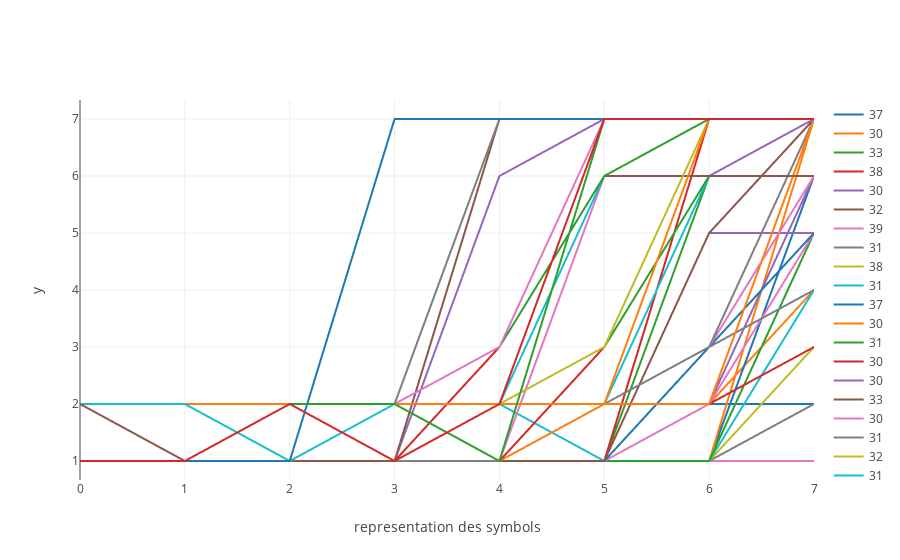

The notebook cell saved with this chart:
### Code cell
#psm.plot(psm.topk(5))
psm.plot(psm.frequent(30))

### Figure 1 — Plotly figure (JSON) as saved in the notebook; plotly's stock layout.template omitted (floating-point values rounded to 4 significant figures)
{"data": [{"mode": "lines", "name": "37", "type": "scattergl", "y": [2, 2, 2, 2, 2, 2, 2, 2]}, {"mode": "lines", "name": "30", "type": "scattergl", "y": [2, 2, 2, 2, 2, 2, 2, 4]}, {"mode": "lines", "name": "33", "type": "scattergl", "y": [2, 2, 2, 2, 2, 2, 2, 6]}, {"mode": "lines", "name": "38", "type": "scattergl", "y": [2, 2, 2, 2, 2, 2, 2, 7]}, {"mode": "lines", "name": "30", "type": "scattergl", "y": [2, 2, 2, 2, 2, 2, 6, 6]}, {"mode": "lines", "name": "32", "type": "scattergl", "y": [2, 2, 2, 2, 2, 2, 6, 7]}, {"mode": "lines", "name": "39", "type": "scattergl", "y": [2, 2, 2, 2, 2, 2, 7, 7]}, {"mode": "lines", "name": "31", "type": "scattergl", "y": [2, 2, 2, 2, 2, 6, 7, 7]}, {"mode": "lines", "name": "38", "type": "scattergl", "y": [2, 2, 2, 2, 2, 7, 7, 7]}, {"mode": "lines", "name": "31", "type": "scattergl", "y": [2, 2, 2, 2, 2, 1, 7, 7]}, {"mode": "lines", "name": "37", "type": "scattergl", "y": [2, 2, 2, 2, 7, 7, 7, 7]}, {"mode": "lines", "name": "30", "type": "scattergl", "y": [2, 2, 2, 2, 1, 1, 1, 6]}, {"mode": "lines", "name": "31", "type": "scattergl", "y": [2, 2, 2, 2, 1, 1, 1, 7]}, {"mode": "lines", "name": "30", "type": "scattergl", "y": [2, 2, 2, 2, 1, 1, 7, 7]}, {"mode": "lines", "name": "30", "type": "scattergl", "y": [2, 2, 2, 2, 1, 2, 7, 7]}, {"mode": "lines", "name": "33", "type": "scattergl", "y": [2, 2, 2, 2, 1, 7, 7, 7]}, {"mode": "lines", "name": "30", "type": "scattergl", "y": [2, 2, 2, 1, 1, 1, 1, 7]}, {"mode": "lines", "name": "31", "type": "scattergl", "y": [2, 2, 2, 1, 1, 1, 7, 7]}, {"mode": "lines", "name": "32", "type": "scattergl", "y": [2, 2, 2, 1, 1, 2, 7, 7]}, {"mode": "lines", "name": "31", "type": "scattergl", "y": [2, 2, 2, 1, 1, 7, 7, 7]}, {"mode": "lines", "name": "33", "type": "scattergl", "y": [2, 2, 2, 1, 2, 7, 7, 7]}, {"mode": "lines", "name": "30", "type": "scattergl", "y": [2, 2, 2, 1, 7, 7, 7, 7]}, {"mode": "lines", "name": "30", "type": "scattergl", "y": [2, 2, 1, 1, 1, 1, 1, 6]}, {"mode": "lines", "name": "32", "type": "scattergl", "y": [2, 2, 1, 1, 1, 1, 1, 7]}, {"mode": "lines", "name": "31", "type": "scattergl", "y": [2, 2, 1, 1, 1, 1, 7, 7]}, {"mode": "lines", "name": "31", "type": "scattergl", "y": [2, 2, 1, 1, 1, 2, 7, 7]}, {"mode": "lines", "name": "33", "type": "scattergl", "y": [2, 2, 1, 1, 1, 7, 7, 7]}, {"mode": "lines", "name": "34", "type": "scattergl", "y": [2, 2, 1, 1, 2, 7, 7, 7]}, {"mode": "lines", "name": "31", "type": "scattergl", "y": [2, 2, 1, 1, 7, 7, 7, 7]}, {"mode": "lines", "name": "31", "type": "scattergl", "y": [2, 2, 1, 2, 7, 7, 7, 7]}, {"mode": "lines", "name": "34", "type": "scattergl", "y": [2, 1, 1, 1, 1, 1, 1, 1]}, {"mode": "lines", "name": "32", "type": "scattergl", "y": [2, 1, 1, 1, 1, 1, 1, 2]}, {"mode": "lines", "name": "34", "type": "scattergl", "y": [2, 1, 1, 1, 1, 1, 1, 6]}, {"mode": "lines", "name": "35", "type": "scattergl", "y": [2, 1, 1, 1, 1, 1, 1, 7]}, {"mode": "lines", "name": "31", "type": "scattergl", "y": [2, 1, 1, 1, 1, 1, 2, 6]}, {"mode": "lines", "name": "32", "type": "scattergl", "y": [2, 1, 1, 1, 1, 1, 2, 7]}, {"mode": "lines", "name": "31", "type": "scattergl", "y": [2, 1, 1, 1, 1, 1, 6, 6]}, {"mode": "lines", "name": "32", "type": "scattergl", "y": [2, 1, 1, 1, 1, 1, 6, 7]}, {"mode": "lines", "name": "34", "type": "scattergl", "y": [2, 1, 1, 1, 1, 1, 7, 7]}, {"mode": "lines", "name": "31", "type": "scattergl", "y": [2, 1, 1, 1, 1, 2, 7, 7]}, {"mode": "lines", "name": "31", "type": "scattergl", "y": [2, 1, 1, 1, 1, 6, 7, 7]}, {"mode": "lines", "name": "33", "type": "scattergl", "y": [2, 1, 1, 1, 1, 7, 7, 7]}, {"mode": "lines", "name": "30", "type": "scattergl", "y": [2, 1, 1, 1, 2, 6, 7, 7]}, {"mode": "lines", "name": "34", "type": "scattergl", "y": [2, 1, 1, 1, 2, 7, 7, 7]}, {"mode": "lines", "name": "30", "type": "scattergl", "y": [2, 1, 1, 1, 7, 7, 7, 7]}, {"mode": "lines", "name": "32", "type": "scattergl", "y": [2, 1, 1, 2, 2, 7, 7, 7]}, {"mode": "lines", "name": "39", "type": "scattergl", "y": [1, 1, 1, 1, 1, 1, 1, 1]}, {"mode": "lines", "name": "41", "type": "scattergl", "y": [1, 1, 1, 1, 1, 1, 1, 2]}, {"mode": "lines", "name": "36", "type": "scattergl", "y": [1, 1, 1, 1, 1, 1, 1, 3]}, {"mode": "lines", "name": "34", "type": "scattergl", "y": [1, 1, 1, 1, 1, 1, 1, 4]}, {"mode": "lines", "name": "46", "type": "scattergl", "y": [1, 1, 1, 1, 1, 1, 1, 6]}, {"mode": "lines", "name": "48", "type": "scattergl", "y": [1, 1, 1, 1, 1, 1, 1, 7]}, {"mode": "lines", "name": "37", "type": "scattergl", "y": [1, 1, 1, 1, 1, 1, 1, 5]}, {"mode": "lines", "name": "33", "type": "scattergl", "y": [1, 1, 1, 1, 1, 1, 2, 3]}, {"mode": "lines", "name": "39", "type": "scattergl", "y": [1, 1, 1, 1, 1, 1, 2, 6]}, {"mode": "lines", "name": "41", "type": "scattergl", "y": [1, 1, 1, 1, 1, 1, 2, 7]}, {"mode": "lines", "name": "32", "type": "scattergl", "y": [1, 1, 1, 1, 1, 1, 2, 5]}, {"mode": "lines", "name": "30", "type": "scattergl", "y": [1, 1, 1, 1, 1, 1, 3, 4]}, {"mode": "lines", "name": "36", "type": "scattergl", "y": [1, 1, 1, 1, 1, 1, 3, 6]}, {"mode": "lines", "name": "37", "type": "scattergl", "y": [1, 1, 1, 1, 1, 1, 3, 7]}, {"mode": "lines", "name": "30", "type": "scattergl", "y": [1, 1, 1, 1, 1, 1, 3, 5]}, {"mode": "lines", "name": "40", "type": "scattergl", "y": [1, 1, 1, 1, 1, 1, 6, 6]}, {"mode": "lines", "name": "44", "type": "scattergl", "y": [1, 1, 1, 1, 1, 1, 6, 7]}, {"mode": "lines", "name": "48", "type": "scattergl", "y": [1, 1, 1, 1, 1, 1, 7, 7]}, {"mode": "lines", "name": "31", "type": "scattergl", "y": [1, 1, 1, 1, 1, 1, 5, 5]}, {"mode": "lines", "name": "31", "type": "scattergl", "y": [1, 1, 1, 1, 1, 1, 5, 7]}, {"mode": "lines", "name": "31", "type": "scattergl", "y": [1, 1, 1, 1, 1, 2, 3, 6]}, {"mode": "lines", "name": "32", "type": "scattergl", "y": [1, 1, 1, 1, 1, 2, 3, 7]}, {"mode": "lines", "name": "34", "type": "scattergl", "y": [1, 1, 1, 1, 1, 2, 6, 6]}, {"mode": "lines", "name": "36", "type": "scattergl", "y": [1, 1, 1, 1, 1, 2, 6, 7]}, {"mode": "lines", "name": "39", "type": "scattergl", "y": [1, 1, 1, 1, 1, 2, 7, 7]}, {"mode": "lines", "name": "30", "type": "scattergl", "y": [1, 1, 1, 1, 1, 2, 2, 7]}, {"mode": "lines", "name": "34", "type": "scattergl", "y": [1, 1, 1, 1, 1, 3, 6, 7]}, {"mode": "lines", "name": "34", "type": "scattergl", "y": [1, 1, 1, 1, 1, 3, 7, 7]}, {"mode": "lines", "name": "31", "type": "scattergl", "y": [1, 1, 1, 1, 1, 6, 6, 7]}, {"mode": "lines", "name": "32", "type": "scattergl", "y": [1, 1, 1, 1, 1, 6, 6, 6]}, {"mode": "lines", "name": "40", "type": "scattergl", "y": [1, 1, 1, 1, 1, 6, 7, 7]}, {"mode": "lines", "name": "46", "type": "scattergl", "y": [1, 1, 1, 1, 1, 7, 7, 7]}, {"mode": "lines", "name": "30", "type": "scattergl", "y": [1, 1, 1, 1, 2, 3, 7, 7]}, {"mode": "lines", "name": "34", "type": "scattergl", "y": [1, 1, 1, 1, 2, 6, 7, 7]}, {"mode": "lines", "name": "38", "type": "scattergl", "y": [1, 1, 1, 1, 2, 7, 7, 7]}, {"mode": "lines", "name": "30", "type": "scattergl", "y": [1, 1, 1, 1, 2, 2, 7, 7]}, {"mode": "lines", "name": "30", "type": "scattergl", "y": [1, 1, 1, 1, 3, 6, 7, 7]}, {"mode": "lines", "name": "32", "type": "scattergl", "y": [1, 1, 1, 1, 3, 7, 7, 7]}, {"mode": "lines", "name": "34", "type": "scattergl", "y": [1, 1, 1, 1, 6, 7, 7, 7]}, {"mode": "lines", "name": "39", "type": "scattergl", "y": [1, 1, 1, 1, 7, 7, 7, 7]}, {"mode": "lines", "name": "30", "type": "scattergl", "y": [1, 1, 1, 2, 3, 7, 7, 7]}, {"mode": "lines", "name": "34", "type": "scattergl", "y": [1, 1, 1, 2, 7, 7, 7, 7]}, {"mode": "lines", "name": "34", "type": "scattergl", "y": [1, 1, 1, 2, 2, 7, 7, 7]}, {"mode": "lines", "name": "30", "type": "scattergl", "y": [1, 1, 1, 2, 1, 7, 7, 7]}, {"mode": "lines", "name": "33", "type": "scattergl", "y": [1, 1, 1, 7, 7, 7, 7, 7]}, {"mode": "lines", "name": "33", "type": "scattergl", "y": [1, 1, 2, 2, 2, 7, 7, 7]}, {"mode": "lines", "name": "30", "type": "scattergl", "y": [1, 1, 2, 2, 1, 7, 7, 7]}, {"mode": "lines", "name": "32", "type": "scattergl", "y": [1, 1, 2, 1, 2, 7, 7, 7]}], "layout": {"xaxis": {"title": "representation des symbols"}, "yaxis": {"title": "y"}}}
